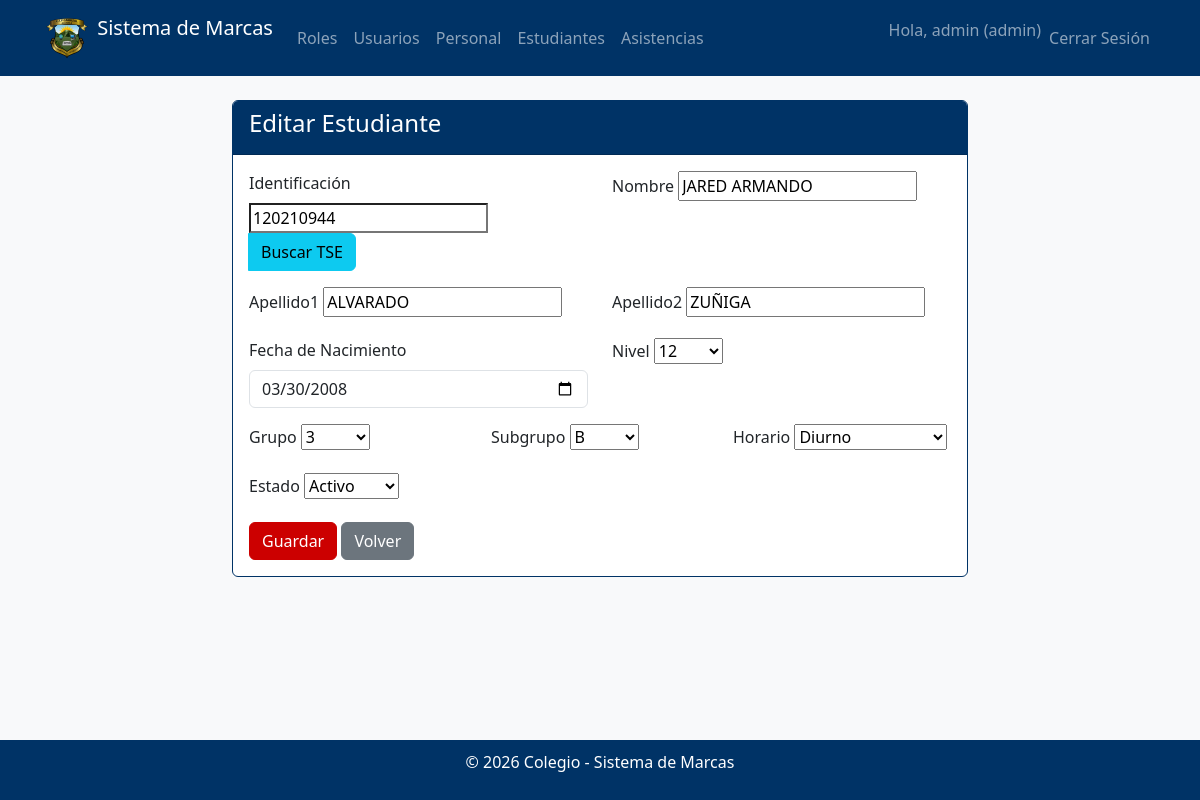
Page /users/estudiantes/3/update/ (signed in) on the committed database.
### users/models.py (models this page shows, shortened)
class Profile(models.Model):
    user = models.OneToOneField(User, on_delete=models.CASCADE)
    role = models.ForeignKey(Role, on_delete=models.CASCADE)

class Role(models.Model):
    name = models.CharField(max_length=20, unique=True)

class Estudiante(models.Model):
    user = models.OneToOneField(User, on_delete=models.CASCADE, related_name='estudiante')
    identificacion = models.CharField(max_length=20, unique=True, blank=True, null=True)
    nombre = models.CharField(max_length=100)
    apellido1 = models.CharField(max_length=100)
    apellido2 = models.CharField(max_length=100, blank=True, null=True)
    fecha_nacimiento = models.DateField()
    NIVEL_CHOICES = [
        (7, '7'),
        (8, '8'),
        (9, '9'),
        (10, '10'),
        (11, '11'),
        (12, '12'),
    ]
    nivel = models.IntegerField(choices=NIVEL_CHOICES)
    GRUPO_CHOICES = [
        (1, '1'),
        (2, '2'),
        (3, '3'),
        (4, '4'),
        (5, '5'),
        (6, '6'),
        (7, '7'),
    ]
    grupo = models.IntegerField(choices=GRUPO_CHOICES)
    SUBGRUPO_CHOICES = [
        ('A', 'A'),
        ('B', 'B'),
        ('C', 'C'),
    ]
    subgrupo = models.CharField(max_length=10, choices=SUBGRUPO_CHOICES)
    HORARIO_CHOICES = [
        ('Diurno', 'Diurno'),
        ('Nocturno', 'Nocturno'),
        ('Diurno_Nocturno', 'Diurno_Nocturno'),
    ]
    horario = models.CharField(max_length=20, choices=HORARIO_CHOICES)
    ESTADO_CHOICES = [
        ('activo', 'Activo'),
        ('desactivo', 'Desactivo'),
    ]
    estado = models.CharField(max_length=10, choices=ESTADO_CHOICES, default='activo')

### users/views.py (the view)
# urls.py: path('estudiantes/<int:pk>/update/', views.EstudianteUpdateView.as_view(), name='estudiante_update'),
class EstudianteUpdateView(LoginRequiredMixin, AdminOnlyMixin, UpdateView):
    model = Estudiante
    template_name = 'users/estudiante_form.html'
    fields = ['identificacion', 'nombre', 'apellido1', 'apellido2', 'fecha_nacimiento', 'nivel', 'grupo', 'subgrupo', 'horario', 'estado']
    success_url = reverse_lazy('estudiante_list')

### users/views.py (called while the page is built)
    def test_func(self):
        return self.request.user.profile.role.name == 'admin'

### users/templates/users/estudiante_form.html (shortened to what this page needs)
{% extends 'base.html' %}
{% block content %}
<div class="row">
    <div class="col-md-8 offset-md-2">
        <div class="card">
            <div class="card-header">
                <h4>{% if object %}Editar{% else %}Crear{% endif %} Estudiante</h4>
            </div>
            <div class="card-body">
                <form method="post" id="estudianteForm">
                    <div class="row">
                        <div class="col-md-6 mb-3">
                            <label for="{{ form.identificacion.id_for_label }}" class="form-label">Identificación</label>
                            <div class="input-group">
                                {{ form.identificacion }}
                                <button type="button" class="btn btn-info" id="btnBuscarTSE" onclick="buscarTSE()">
                                     Buscar TSE
                                </button>
                            </div>
                        </div>
                        <div class="col-md-6 mb-3">
                            <label for="{{ form.nombre.id_for_label }}" class="form-label">Nombre</label>
                            {{ form.nombre }}
                        </div>
                    </div>
                    <div class="row">
                        <div class="col-md-6 mb-3">
                            <label for="{{ form.apellido1.id_for_label }}" class="form-label">Apellido1</label>
                            {{ form.apellido1 }}
                        </div>
                        <div class="col-md-6 mb-3">
                            <label for="{{ form.apellido2.id_for_label }}" class="form-label">Apellido2</label>
                            {{ form.apellido2 }}
                        </div>
                    </div>
                    <div class="row">
                        <div class="col-md-6 mb-3">
                            <label for="{{ form.fecha_nacimiento.id_for_label }}" class="form-label">Fecha de Nacimiento</label>
                            {% if form.fecha_nacimiento.value %}
                                <input type="date" id="{{ form.fecha_nacimiento.id_for_label }}" name="{{ form.fecha_nacimiento.html_name }}" class="form-control" value="{{ form.fecha_nacimiento.value|date:'Y-m-d' }}">
                            {% else %}
                                <input type="date" id="{{ form.fecha_nacimiento.id_for_label }}" name="{{ form.fecha_nacimiento.html_name }}" class="form-control">
                            {% endif %}
                        </div>
                        <div class="col-md-6 mb-3">
                            <label for="{{ form.nivel.id_for_label }}" class="form-label">Nivel</label>
                            {{ form.nivel }}
                        </div>
                    </div>
                    <div class="row">
                        <div class="col-md-4 mb-3">
                            <label for="{{ form.grupo.id_for_label }}" class="form-label">Grupo</label>
                            {{ form.grupo }}
                        </div>
                        <div class="col-md-4 mb-3">
                            <label for="{{ form.subgrupo.id_for_label }}" class="form-label">Subgrupo</label>
                            {{ form.subgrupo }}
                        </div>
                        <div class="col-md-4 mb-3">
                            <label for="{{ form.horario.id_for_label }}" class="form-label">Horario</label>
                            {{ form.horario }}
                        </div>
                    </div>
                    <div class="row">
                        <div class="col-md-6 mb-3">
                            <label for="{{ form.estado.id_for_label }}" class="form-label">Estado</label>
                            {{ form.estado }}
                        </div>
                    </div>
                    <button type="submit" class="btn btn-primary">Guardar</button>
                    <a href="{% url 'estudiante_list' %}" class="btn btn-secondary">Volver</a>
                </form>
            </div>
        </div>
    </div>
</div>
{% endblock %}

### templates/base.html (shortened to what this page needs)
<!DOCTYPE html>
<html lang="es">
<head>
    <link href="https://cdn.jsdelivr.net/npm/bootstrap@5.3.0/dist/css/bootstrap.min.css" rel="stylesheet">
</head>
<body>
    <nav class="navbar navbar-expand-lg navbar-dark">
        <div class="container">
            <a class="navbar-brand" href="#">
                <img src="/static/EscudoColegio.png" alt="Escudo Colegio" width="50" height="50" class="d-inline-block align-top">
                Sistema de Marcas
            </a>
            <div class="collapse navbar-collapse" id="navbarNav">
                <ul class="navbar-nav me-auto">
                    {% if user.is_authenticated %}
                        {% if user.profile.role.name == 'admin' %}
                            <li class="nav-item">
                                <a class="nav-link" href="{% url 'role_list' %}">Roles</a>
                            </li>
                            <li class="nav-item">
                                <a class="nav-link" href="{% url 'user_list' %}">Usuarios</a>
                            </li>
                            <li class="nav-item">
                                <a class="nav-link" href="{% url 'personal_list' %}">Personal</a>
                            </li>
                            <li class="nav-item">
                                <a class="nav-link" href="{% url 'estudiante_list' %}">Estudiantes</a>
                            </li>
                        {% endif %}
                        <li class="nav-item">
                            <a class="nav-link" href="{% url 'attendance_list' %}">Asistencias</a>
                        </li>
                    {% endif %}
                </ul>
                <ul class="navbar-nav">
                    {% if user.is_authenticated %}
                        <li class="nav-item">
                            <span class="navbar-text">Hola, {{ user.username }} ({{ user.profile.role.name }})</span>
                        </li>
                        <li class="nav-item">
                            <form method="post" action="{% url 'logout' %}" class="d-inline">
                                <button type="submit" class="btn btn-link nav-link">Cerrar Sesión</button>
                            </form>
                        </li>
                    {% else %}
                        <li class="nav-item">
                            <a class="nav-link" href="{% url 'login' %}">Iniciar Sesión</a>
                        </li>
                    {% endif %}
                </ul>
            </div>
        </div>
    </nav>
    <div class="container mt-4">
        {% block content %}{% endblock %}
    </div>
    <div class="footer">
        <p>&copy; 2026 Colegio - Sistema de Marcas</p>
    </div>
</body>
</html>

### templates/base.html (style rules this page uses)
body { background-color: #f8f9fa; }
.navbar { background-color: #003366 !important; }
.btn-primary { background-color: #CC0000 !important; border-color: #CC0000 !important; }
.card { border: 1px solid #003366; }
.card-header { background-color: #003366; color: white; }
.footer { background-color: #003366; color: white; text-align: center; padding: 10px; position: fixed; bottom: 0; width: 100%; }

### rows in the picture
Estudiante: identificacion "120210944", nombre "JARED ARMANDO", apellido1 "ALVARADO", apellido2 "ZUÑIGA", fecha_nacimiento "03/30/2008", nivel "12", grupo "3", subgrupo "B", horario "Diurno", estado "Activo"

### other values in the picture
{{ user.username }} "admin"
{{ user.profile.role.name }} "admin"
